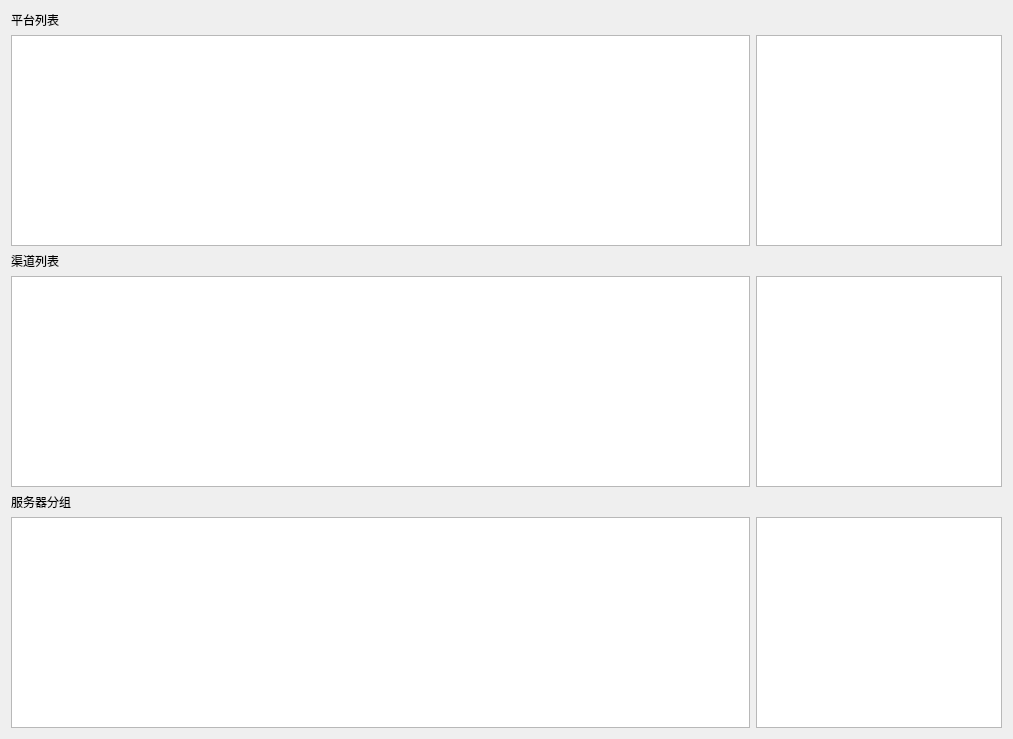
<?xml version="1.0" encoding="UTF-8"?>
<ui version="4.0">
 <class>PlatformMgr</class>
 <widget class="QWidget" name="PlatformMgr">
  <property name="geometry">
   <rect>
    <x>0</x>
    <y>0</y>
    <width>1013</width>
    <height>739</height>
   </rect>
  </property>
  <property name="windowTitle">
   <string>平台管理</string>
  </property>
  <layout class="QVBoxLayout" name="verticalLayout" stretch="0,1,0,1,0,1">
   <item>
    <layout class="QHBoxLayout" name="horizontalLayout_5" stretch="3">
     <item>
      <widget class="QLabel" name="label_13">
       <property name="text">
        <string>平台列表</string>
       </property>
      </widget>
     </item>
    </layout>
   </item>
   <item>
    <layout class="QHBoxLayout" name="horizontalLayout" stretch="3,1">
     <item>
      <widget class="QTableView" name="tableViewPlatform"/>
     </item>
     <item>
      <widget class="QTableView" name="tableViewPlatform2"/>
     </item>
    </layout>
   </item>
   <item>
    <layout class="QHBoxLayout" name="horizontalLayout_4" stretch="3">
     <item>
      <widget class="QLabel" name="labelChannel">
       <property name="text">
        <string>渠道列表</string>
       </property>
      </widget>
     </item>
    </layout>
   </item>
   <item>
    <layout class="QHBoxLayout" name="horizontalLayout_3" stretch="3,1">
     <item>
      <widget class="QTableView" name="tableViewChannel"/>
     </item>
     <item>
      <widget class="QTableView" name="tableViewChannel2"/>
     </item>
    </layout>
   </item>
   <item>
    <layout class="QHBoxLayout" name="horizontalLayout_6" stretch="3">
     <item>
      <widget class="QLabel" name="label">
       <property name="text">
        <string>服务器分组</string>
       </property>
      </widget>
     </item>
    </layout>
   </item>
   <item>
    <layout class="QHBoxLayout" name="horizontalLayout_2" stretch="3,1">
     <item>
      <widget class="QTableView" name="tableViewServerGroup"/>
     </item>
     <item>
      <widget class="QTableView" name="tableViewServerGroup2"/>
     </item>
    </layout>
   </item>
  </layout>
 </widget>
 <resources/>
 <connections/>
</ui>
